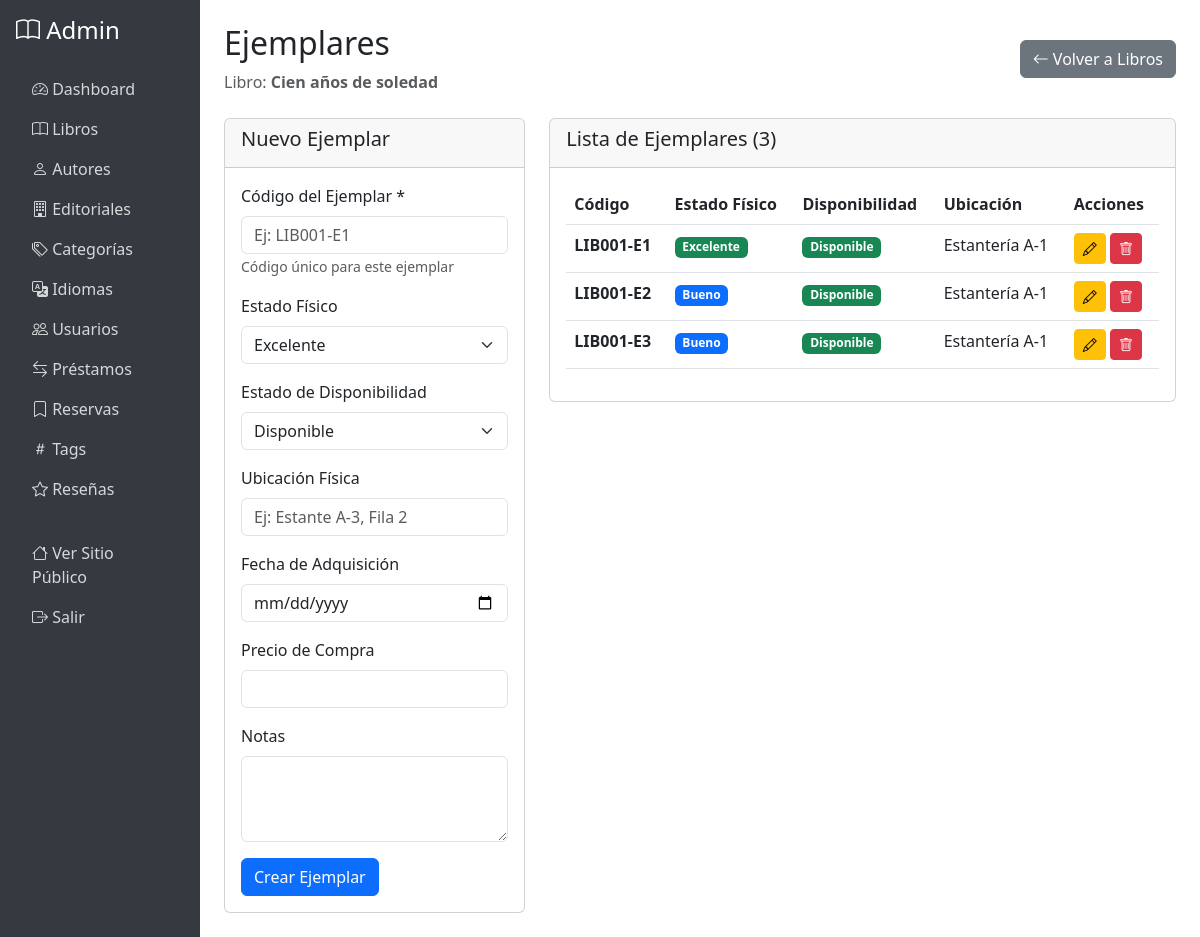
Screenshot of /admin/ejemplares.php?libro_id=1 (signed in) with the database file from the repository.
### tables this page shows
CREATE TABLE IF NOT EXISTS libros (
    id INT PRIMARY KEY AUTO_INCREMENT,
    isbn VARCHAR(20) UNIQUE,
    codigo_interno VARCHAR(50) UNIQUE NOT NULL,
    titulo VARCHAR(255) NOT NULL,
    subtitulo VARCHAR(255),
    editorial_id INT,
    anio_publicacion INT,
    edicion VARCHAR(50),
    lugar_publicacion VARCHAR(100),
    numero_paginas INT,
    idioma_id INT,
    formato ENUM('Tapa dura', 'Tapa blanda', 'Rústica', 'Espiral', 'Otro') DEFAULT 'Tapa blanda',
    dimensiones VARCHAR(50),
    sinopsis TEXT,
    clasificacion_dewey VARCHAR(20),
    estado_fisico ENUM('Excelente', 'Bueno', 'Regular', 'Malo', 'Requiere reparación', 'Perdido') NOT NULL DEFAULT 'Bueno',
    estado_disponibilidad ENUM('Disponible', 'Prestado', 'Reservado', 'En reparación', 'No disponible') NOT NULL DEFAULT 'Disponible',
    ubicacion_fisica VARCHAR(100),
    fecha_adquisicion DATE,
    metodo_adquisicion ENUM('Compra', 'Donación', 'Intercambio', 'Préstamo permanente') DEFAULT 'Donación',
    precio_compra DECIMAL(10,2),
    donante VARCHAR(100),
    numero_prestamos INT DEFAULT 0,
    ultima_fecha_prestamo DATE,
    ultima_fecha_devolucion DATE,
    url_portada VARCHAR(255),
    recomendado_para VARCHAR(50),
    valoracion_promedio DECIMAL(3,2) DEFAULT 0.00,
    numero_resenas INT DEFAULT 0,
    destacado BOOLEAN DEFAULT FALSE,
    notas TEXT,
    created_at TIMESTAMP DEFAULT CURRENT_TIMESTAMP,
    updated_at TIMESTAMP DEFAULT CURRENT_TIMESTAMP ON UPDATE CURRENT_TIMESTAMP,
    deleted_at TIMESTAMP NULL,
    FOREIGN KEY (editorial_id) REFERENCES editoriales(id) ON DELETE SET NULL,
    FOREIGN KEY (idioma_id) REFERENCES idiomas(id) ON DELETE SET NULL,
    INDEX idx_titulo (titulo),
    INDEX idx_isbn (isbn),
    INDEX idx_codigo_interno (codigo_interno),
    INDEX idx_estado_disponibilidad (estado_disponibilidad),
    INDEX idx_destacado (destacado),
    INDEX idx_deleted_at (deleted_at)
);

CREATE TABLE IF NOT EXISTS ejemplares (
    id INT PRIMARY KEY AUTO_INCREMENT,
    libro_id INT NOT NULL,
    codigo_ejemplar VARCHAR(50) UNIQUE NOT NULL,
    estado_fisico ENUM('Excelente', 'Bueno', 'Regular', 'Malo', 'Requiere reparación', 'Perdido') NOT NULL DEFAULT 'Bueno',
    estado_disponibilidad ENUM('Disponible', 'Prestado', 'Reservado', 'En reparación', 'No disponible') NOT NULL DEFAULT 'Disponible',
    ubicacion_fisica VARCHAR(100),
    fecha_adquisicion DATE,
    metodo_adquisicion ENUM('Compra', 'Donación', 'Intercambio', 'Préstamo permanente') DEFAULT 'Donación',
    precio_compra DECIMAL(10,2),
    donante VARCHAR(100),
    notas TEXT,
    created_at TIMESTAMP DEFAULT CURRENT_TIMESTAMP,
    updated_at TIMESTAMP DEFAULT CURRENT_TIMESTAMP ON UPDATE CURRENT_TIMESTAMP,
    deleted_at TIMESTAMP NULL,
    FOREIGN KEY (libro_id) REFERENCES libros(id) ON DELETE CASCADE,
    INDEX idx_libro (libro_id),
    INDEX idx_codigo_ejemplar (codigo_ejemplar),
    INDEX idx_estado_disponibilidad (estado_disponibilidad),
    INDEX idx_deleted_at (deleted_at)
);

### config/database.php (called while the page is built, shortened)
<?php
class Database {
    private static $instance = null;
    private $connection;
    private $host = 'localhost';
    private $dbname = 'biblio';
    private $username = 'root';
    private $password = 'root';
    private $charset = 'utf8mb4';
    private function __construct() {
        try {
            $dsn = "mysql:host={$this->host};dbname={$this->dbname};charset={$this->charset}";
            $options = [
                PDO::ATTR_ERRMODE => PDO::ERRMODE_EXCEPTION,
                PDO::ATTR_DEFAULT_FETCH_MODE => PDO::FETCH_ASSOC,
                PDO::ATTR_EMULATE_PREPARES => false,
            ];
            $this->connection = new PDO($dsn, $this->username, $this->password, $options);
            $this->connection->exec("SET NAMES 'utf8mb4' COLLATE 'utf8mb4_unicode_ci'");
            $this->connection->exec("SET CHARACTER SET utf8mb4");
        } catch (PDOException $e) {
            die("Error de conexión: " . $e->getMessage());
        }
    }
    public static function getInstance() {
        if (self::$instance === null) {
            self::$instance = new self();
        }
        return self::$instance;
    }
    public function getConnection() {
        return $this->connection;
    }
}

### models/Model.php (called while the page is built, shortened)
<?php
require_once __DIR__ . '/../config/database.php';
class Model {
    protected $db;
    protected $table;
    public function __construct($table) {
        $this->db = Database::getInstance()->getConnection();
        $this->table = $table;
    }
    protected function hasDeletedAtColumn() {
        try {
            $stmt = $this->db->query("SHOW COLUMNS FROM {$this->table} LIKE 'deleted_at'");
            $this->hasDeletedAt = $stmt->rowCount() > 0;
            return $this->hasDeletedAt;
        } catch (Exception $e) {
            $this->hasDeletedAt = false;
            return false;
        }
    }
    public function getById($id) {
        $whereClause = $this->hasDeletedAtColumn() ? "AND deleted_at IS NULL" : "";
        $stmt = $this->db->prepare("SELECT * FROM {$this->table} WHERE id = ? {$whereClause}");
        $stmt->execute([$id]);
        return $stmt->fetch();
    }
}

### models/EjemplarModel.php (called while the page is built, shortened)
<?php
require_once __DIR__ . '/Model.php';
class EjemplarModel extends Model {
    public function getByLibro($libroId) {
        $stmt = $this->db->prepare("
            SELECT * FROM {$this->table}
            WHERE libro_id = ? AND deleted_at IS NULL
            ORDER BY codigo_ejemplar ASC
        ");
        $stmt->execute([$libroId]);
        return $stmt->fetchAll();
    }
}

### admin/ejemplares.php (the view, shortened to what this page needs)
<?php
require_once '../config/database.php';
require_once '../models/EjemplarModel.php';
require_once '../models/Model.php';
$ejemplarModel = new EjemplarModel();
$libroModel = new Model('libros');
$libroId = isset($_GET['libro_id']) ? intval($_GET['libro_id']) : 0;
$libro = $libroId > 0 ? $libroModel->getById($libroId) : null;
$ejemplares = $ejemplarModel->getByLibro($libroId);
$editing = null;
?>
<!DOCTYPE html>
<html lang="es">
<head>
    <link href="https://cdn.jsdelivr.net/npm/bootstrap@5.3.0/dist/css/bootstrap.min.css" rel="stylesheet">
    <link rel="stylesheet" href="https://cdn.jsdelivr.net/npm/bootstrap-icons@1.11.0/font/bootstrap-icons.css">
</head>
<body>
    <?php include 'includes/header.php'; ?>
    <main class="col-md-9 col-lg-10 ms-sm-auto px-md-4 py-4">
        <div class="d-flex justify-content-between align-items-center mb-4">
            <div>
                <h1 class="h2">Ejemplares</h1>
                <p class="text-muted mb-0">Libro: <strong><?php echo htmlspecialchars($libro['titulo']); ?></strong></p>
            </div>
            <a href="libros.php" class="btn btn-secondary">
                <i class="bi bi-arrow-left"></i> Volver a Libros
            </a>
        </div>
        <div class="row">
            <div class="col-md-4">
                <div class="card">
                    <div class="card-header">
                        <h5><?php echo $editing ? 'Editar' : 'Nuevo'; ?> Ejemplar</h5>
                    </div>
                    <div class="card-body">
                        <form method="POST">
                            <div class="mb-3">
                                <label class="form-label">Código del Ejemplar *</label>
                                <input type="text" class="form-control" name="codigo_ejemplar"
                                       value="<?php echo $editing ? htmlspecialchars($editing['codigo_ejemplar']) : ''; ?>"
                                       required placeholder="Ej: <?php echo htmlspecialchars($libro['codigo_interno']); ?>-E1">
                                <small class="form-text text-muted">Código único para este ejemplar</small>
                            </div>
                            <div class="mb-3">
                                <label class="form-label">Estado Físico</label>
                                <select class="form-select" name="estado_fisico">
                                    <option value="Excelente" <?php echo $editing && $editing['estado_fisico'] == 'Excelente' ? 'selected' : ''; ?>>Excelente</option>
                                </select>
                            </div>
                            <div class="mb-3">
                                <label class="form-label">Estado de Disponibilidad</label>
                                <select class="form-select" name="estado_disponibilidad">
                                    <option value="Disponible" <?php echo $editing && ($editing['estado_disponibilidad'] == 'Disponible' || !$editing) ? 'selected' : ''; ?>>Disponible</option>
                                </select>
                            </div>
                            <div class="mb-3">
                                <label class="form-label">Ubicación Física</label>
                                <input type="text" class="form-control" name="ubicacion_fisica"
                                       value="<?php echo $editing ? htmlspecialchars($editing['ubicacion_fisica'] ?? '') : ''; ?>"
                                       placeholder="Ej: Estante A-3, Fila 2">
                            </div>
                            <div class="mb-3">
                                <label class="form-label">Fecha de Adquisición</label>
                                <input type="date" class="form-control" name="fecha_adquisicion"
                                       value="<?php echo $editing && $editing['fecha_adquisicion'] ? $editing['fecha_adquisicion'] : ''; ?>">
                            </div>
                            <div class="mb-3">
                                <label class="form-label">Precio de Compra</label>
                                <input type="number" step="0.01" class="form-control" name="precio_compra"
                                       value="<?php echo $editing ? $editing['precio_compra'] : ''; ?>">
                            </div>
                            <div class="mb-3">
                                <label class="form-label">Notas</label>
                                <textarea class="form-control" name="notas" rows="3"><?php echo $editing ? htmlspecialchars($editing['notas'] ?? '') : ''; ?></textarea>
                            </div>
                            <button type="submit" name="<?php echo $editing ? 'update' : 'create'; ?>" class="btn btn-primary">
                                <?php echo $editing ? 'Actualizar' : 'Crear'; ?> Ejemplar
                            </button>
                        </form>
                    </div>
                </div>
            </div>
            <div class="col-md-8">
                <div class="card">
                    <div class="card-header">
                        <h5>Lista de Ejemplares (<?php echo count($ejemplares); ?>)</h5>
                    </div>
                    <div class="card-body">
                        <div class="table-responsive">
                            <table class="table table-hover">
                                <thead>
                                    <tr>
                                        <th>Código</th>
                                        <th>Estado Físico</th>
                                        <th>Disponibilidad</th>
                                        <th>Ubicación</th>
                                        <th>Acciones</th>
                                    </tr>
                                </thead>
                                <tbody>
                                    <?php foreach ($ejemplares as $ejemplar): ?>
                                        <tr>
                                            <td><strong><?php echo htmlspecialchars($ejemplar['codigo_ejemplar']); ?></strong></td>
                                            <td>
                                                <span class="badge bg-<?php
                                                    echo $ejemplar['estado_fisico'] == 'Excelente' ? 'success' :
                                                        ($ejemplar['estado_fisico'] == 'Bueno' ? 'primary' :
                                                        ($ejemplar['estado_fisico'] == 'Regular' ? 'warning' : 'danger'));
                                                ?>">
                                                    <?php echo htmlspecialchars($ejemplar['estado_fisico']); ?>
                                                </span>
                                            </td>
                                            <td>
                                                <span class="badge bg-<?php
                                                    echo $ejemplar['estado_disponibilidad'] == 'Disponible' ? 'success' :
                                                        ($ejemplar['estado_disponibilidad'] == 'Prestado' ? 'danger' :
                                                        ($ejemplar['estado_disponibilidad'] == 'Reservado' ? 'warning' : 'secondary'));
                                                ?>">
                                                    <?php echo htmlspecialchars($ejemplar['estado_disponibilidad']); ?>
                                                </span>
                                            </td>
                                            <td><?php echo htmlspecialchars($ejemplar['ubicacion_fisica'] ?? '-'); ?></td>
                                            <td>
                                                <a href="?libro_id=<?php echo $libroId; ?>&edit=<?php echo $ejemplar['id']; ?>" class="btn btn-sm btn-warning">
                                                    <i class="bi bi-pencil"></i>
                                                </a>
                                                <form method="POST" style="display:inline;" onsubmit="return confirm('¿Eliminar este ejemplar?');">
                                                    <button type="submit" name="delete" class="btn btn-sm btn-danger">
                                                        <i class="bi bi-trash"></i>
                                                    </button>
                                                </form>
                                            </td>
                                        </tr>
                                    <?php endforeach; ?>
                                </tbody>
                            </table>
                        </div>
                    </div>
                </div>
            </div>
        </div>
    </main>
    <?php include 'includes/footer.php'; ?>
</body>
</html>

### rows the page displays
libros: titulo "Cien años de soledad", codigo_ejemplar "Ej: LIB001-E1"
ejemplares: codigo_ejemplar "LIB001-E1", estado_fisico "Excelente", estado_disponibilidad "Disponible", ubicacion_fisica "Estantería A-1"
ejemplares: codigo_ejemplar "LIB001-E2", estado_fisico "Bueno", estado_disponibilidad "Disponible", ubicacion_fisica "Estantería A-1"
ejemplares: codigo_ejemplar "LIB001-E3", estado_fisico "Bueno", estado_disponibilidad "Disponible", ubicacion_fisica "Estantería A-1"

### other values shown
count($ejemplares) "3"
